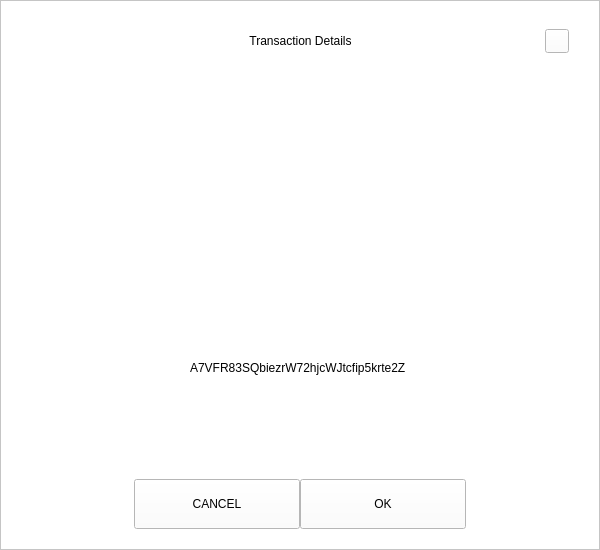
<?xml version="1.0" encoding="UTF-8"?>
<ui version="4.0">
 <class>ReceiveDialog</class>
 <widget class="QDialog" name="ReceiveDialog">
  <property name="geometry">
   <rect>
    <x>0</x>
    <y>0</y>
    <width>600</width>
    <height>550</height>
   </rect>
  </property>
  <property name="windowTitle">
   <string>Dialog</string>
  </property>
  <property name="styleSheet">
   <string notr="true">background:white;</string>
  </property>
  <layout class="QVBoxLayout" name="verticalLayout_2">
   <property name="spacing">
    <number>0</number>
   </property>
   <property name="leftMargin">
    <number>0</number>
   </property>
   <property name="topMargin">
    <number>0</number>
   </property>
   <property name="rightMargin">
    <number>0</number>
   </property>
   <property name="bottomMargin">
    <number>0</number>
   </property>
   <item>
    <widget class="QFrame" name="frameContainer">
     <property name="frameShape">
      <enum>QFrame::StyledPanel</enum>
     </property>
     <property name="frameShadow">
      <enum>QFrame::Raised</enum>
     </property>
     <layout class="QVBoxLayout" name="verticalLayout">
      <property name="spacing">
       <number>0</number>
      </property>
      <property name="leftMargin">
       <number>30</number>
      </property>
      <property name="topMargin">
       <number>20</number>
      </property>
      <property name="rightMargin">
       <number>30</number>
      </property>
      <property name="bottomMargin">
       <number>20</number>
      </property>
      <item>
       <layout class="QHBoxLayout" name="horizontalLayout_3">
        <property name="spacing">
         <number>0</number>
        </property>
        <item>
         <spacer name="horizontalSpacer_21">
          <property name="orientation">
           <enum>Qt::Horizontal</enum>
          </property>
          <property name="sizeHint" stdset="0">
           <size>
            <width>40</width>
            <height>20</height>
           </size>
          </property>
         </spacer>
        </item>
        <item>
         <widget class="QLabel" name="labelTitle">
          <property name="minimumSize">
           <size>
            <width>0</width>
            <height>40</height>
           </size>
          </property>
          <property name="maximumSize">
           <size>
            <width>16777215</width>
            <height>40</height>
           </size>
          </property>
          <property name="styleSheet">
           <string notr="true">padding-left:24px;</string>
          </property>
          <property name="text">
           <string>Transaction Details</string>
          </property>
          <property name="alignment">
           <set>Qt::AlignCenter</set>
          </property>
          <property name="margin">
           <number>7</number>
          </property>
         </widget>
        </item>
        <item>
         <spacer name="horizontalSpacer">
          <property name="orientation">
           <enum>Qt::Horizontal</enum>
          </property>
          <property name="sizeHint" stdset="0">
           <size>
            <width>40</width>
            <height>20</height>
           </size>
          </property>
         </spacer>
        </item>
        <item>
         <widget class="QPushButton" name="btnEsc">
          <property name="minimumSize">
           <size>
            <width>24</width>
            <height>24</height>
           </size>
          </property>
          <property name="maximumSize">
           <size>
            <width>24</width>
            <height>24</height>
           </size>
          </property>
          <property name="focusPolicy">
           <enum>Qt::NoFocus</enum>
          </property>
          <property name="text">
           <string/>
          </property>
         </widget>
        </item>
       </layout>
      </item>
      <item>
       <spacer name="verticalSpacer">
        <property name="orientation">
         <enum>Qt::Vertical</enum>
        </property>
        <property name="sizeType">
         <enum>QSizePolicy::Fixed</enum>
        </property>
        <property name="sizeHint" stdset="0">
         <size>
          <width>20</width>
          <height>20</height>
         </size>
        </property>
       </spacer>
      </item>
      <item alignment="Qt::AlignHCenter">
       <widget class="QLabel" name="labelQrImg">
        <property name="minimumSize">
         <size>
          <width>260</width>
          <height>260</height>
         </size>
        </property>
        <property name="maximumSize">
         <size>
          <width>260</width>
          <height>260</height>
         </size>
        </property>
        <property name="text">
         <string/>
        </property>
        <property name="alignment">
         <set>Qt::AlignCenter</set>
        </property>
       </widget>
      </item>
      <item>
       <spacer name="verticalSpacer_2">
        <property name="orientation">
         <enum>Qt::Vertical</enum>
        </property>
        <property name="sizeType">
         <enum>QSizePolicy::Fixed</enum>
        </property>
        <property name="sizeHint" stdset="0">
         <size>
          <width>20</width>
          <height>20</height>
         </size>
        </property>
       </spacer>
      </item>
      <item alignment="Qt::AlignHCenter">
       <widget class="QLabel" name="labelAddress">
        <property name="text">
         <string>A7VFR83SQbiezrW72hjcWJtcfip5krte2Z </string>
        </property>
       </widget>
      </item>
      <item>
       <spacer name="verticalSpacer_3">
        <property name="orientation">
         <enum>Qt::Vertical</enum>
        </property>
        <property name="sizeType">
         <enum>QSizePolicy::Expanding</enum>
        </property>
        <property name="sizeHint" stdset="0">
         <size>
          <width>20</width>
          <height>20</height>
         </size>
        </property>
       </spacer>
      </item>
      <item>
       <layout class="QHBoxLayout" name="horizontalLayout" stretch="1,2,2,1">
        <property name="leftMargin">
         <number>20</number>
        </property>
        <property name="rightMargin">
         <number>20</number>
        </property>
        <item>
         <spacer name="horizontalSpacer1">
          <property name="orientation">
           <enum>Qt::Horizontal</enum>
          </property>
          <property name="sizeHint" stdset="0">
           <size>
            <width>40</width>
            <height>20</height>
           </size>
          </property>
         </spacer>
        </item>
        <item>
         <widget class="QPushButton" name="btnCancel">
          <property name="minimumSize">
           <size>
            <width>0</width>
            <height>50</height>
           </size>
          </property>
          <property name="focusPolicy">
           <enum>Qt::NoFocus</enum>
          </property>
          <property name="text">
           <string>CANCEL</string>
          </property>
         </widget>
        </item>
        <item>
         <widget class="QPushButton" name="btnSave">
          <property name="minimumSize">
           <size>
            <width>0</width>
            <height>50</height>
           </size>
          </property>
          <property name="focusPolicy">
           <enum>Qt::NoFocus</enum>
          </property>
          <property name="text">
           <string>OK</string>
          </property>
         </widget>
        </item>
        <item>
         <spacer name="horizontalSpacer_2">
          <property name="orientation">
           <enum>Qt::Horizontal</enum>
          </property>
          <property name="sizeHint" stdset="0">
           <size>
            <width>40</width>
            <height>20</height>
           </size>
          </property>
         </spacer>
        </item>
       </layout>
      </item>
     </layout>
    </widget>
   </item>
  </layout>
 </widget>
 <resources/>
 <connections/>
</ui>
